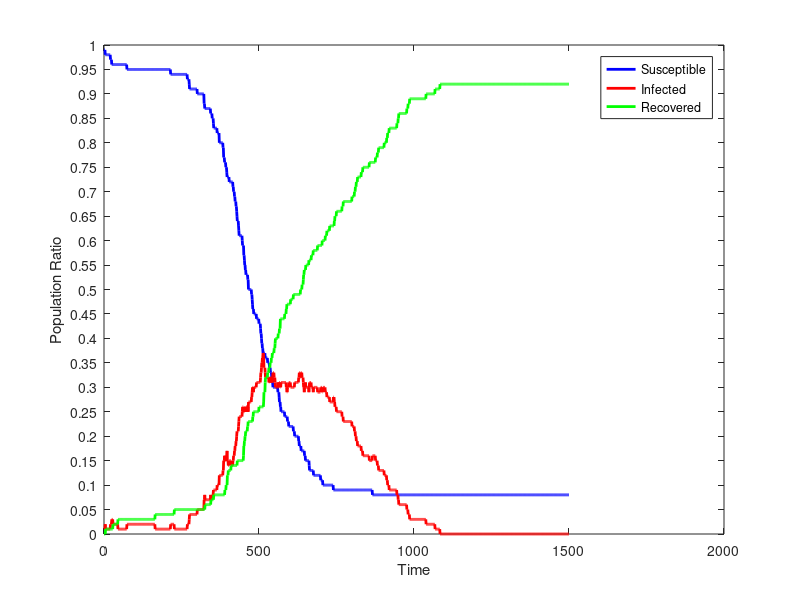

Here is the MATLAB script that generated this plot:
dynamics = [
99.0,1.0,0.0;
99.0,1.0,0.0;
99.0,1.0,0.0;
99.0,1.0,0.0;
98.0,2.0,0.0;
98.0,1.0,1.0;
98.0,1.0,1.0;
98.0,1.0,1.0;
98.0,1.0,1.0;
98.0,1.0,1.0;
98.0,1.0,1.0;
98.0,1.0,1.0;
98.0,1.0,1.0;
98.0,1.0,1.0;
98.0,1.0,1.0;
98.0,1.0,1.0;
98.0,1.0,1.0;
98.0,1.0,1.0;
98.0,1.0,1.0;
98.0,1.0,1.0;
98.0,1.0,1.0;
97.0,2.0,1.0;
97.0,2.0,1.0;
97.0,2.0,1.0;
97.0,2.0,1.0;
96.0,3.0,1.0;
96.0,3.0,1.0;
96.0,3.0,1.0;
96.0,3.0,1.0;
96.0,2.0,2.0;
96.0,2.0,2.0;
96.0,2.0,2.0;
96.0,2.0,2.0;
96.0,2.0,2.0;
96.0,2.0,2.0;
96.0,2.0,2.0;
96.0,2.0,2.0;
96.0,2.0,2.0;
96.0,2.0,2.0;
96.0,2.0,2.0;
96.0,2.0,2.0;
96.0,2.0,2.0;
96.0,2.0,2.0;
96.0,2.0,2.0;
96.0,2.0,2.0;
96.0,1.0,3.0;
96.0,1.0,3.0;
96.0,1.0,3.0;
96.0,1.0,3.0;
96.0,1.0,3.0;
96.0,1.0,3.0;
96.0,1.0,3.0;
96.0,1.0,3.0;
96.0,1.0,3.0;
96.0,1.0,3.0;
96.0,1.0,3.0;
96.0,1.0,3.0;
96.0,1.0,3.0;
96.0,1.0,3.0;
96.0,1.0,3.0;
96.0,1.0,3.0;
96.0,1.0,3.0;
96.0,1.0,3.0;
96.0,1.0,3.0;
96.0,1.0,3.0;
96.0,1.0,3.0;
96.0,1.0,3.0;
96.0,1.0,3.0;
96.0,1.0,3.0;
96.0,1.0,3.0;
96.0,1.0,3.0;
96.0,1.0,3.0;
96.0,1.0,3.0;
96.0,1.0,3.0;
95.0,2.0,3.0;
95.0,2.0,3.0;
95.0,2.0,3.0;
95.0,2.0,3.0;
95.0,2.0,3.0;
95.0,2.0,3.0;
95.0,2.0,3.0;
95.0,2.0,3.0;
95.0,2.0,3.0;
95.0,2.0,3.0;
95.0,2.0,3.0;
95.0,2.0,3.0;
95.0,2.0,3.0;
95.0,2.0,3.0;
95.0,2.0,3.0;
95.0,2.0,3.0;
95.0,2.0,3.0;
95.0,2.0,3.0;
95.0,2.0,3.0;
95.0,2.0,3.0;
95.0,2.0,3.0;
95.0,2.0,3.0;
95.0,2.0,3.0;
95.0,2.0,3.0;
95.0,2.0,3.0;
95.0,2.0,3.0;
95.0,2.0,3.0;
95.0,2.0,3.0;
95.0,2.0,3.0;
95.0,2.0,3.0;
95.0,2.0,3.0;
95.0,2.0,3.0;
95.0,2.0,3.0;
95.0,2.0,3.0;
95.0,2.0,3.0;
95.0,2.0,3.0;
95.0,2.0,3.0;
95.0,2.0,3.0;
95.0,2.0,3.0;
95.0,2.0,3.0;
95.0,2.0,3.0;
95.0,2.0,3.0;
95.0,2.0,3.0;
95.0,2.0,3.0;
95.0,2.0,3.0;
95.0,2.0,3.0;
95.0,2.0,3.0;
95.0,2.0,3.0;
95.0,2.0,3.0;
95.0,2.0,3.0;
95.0,2.0,3.0;
95.0,2.0,3.0;
95.0,2.0,3.0;
95.0,2.0,3.0;
95.0,2.0,3.0;
95.0,2.0,3.0;
95.0,2.0,3.0;
95.0,2.0,3.0;
95.0,2.0,3.0;
95.0,2.0,3.0;
95.0,2.0,3.0;
95.0,2.0,3.0;
95.0,2.0,3.0;
95.0,2.0,3.0;
95.0,2.0,3.0;
95.0,2.0,3.0;
95.0,2.0,3.0;
95.0,2.0,3.0;
95.0,2.0,3.0;
95.0,2.0,3.0;
95.0,2.0,3.0;
95.0,2.0,3.0;
95.0,2.0,3.0;
95.0,2.0,3.0;
95.0,2.0,3.0;
95.0,2.0,3.0;
95.0,2.0,3.0;
95.0,2.0,3.0;
95.0,2.0,3.0;
95.0,2.0,3.0;
95.0,2.0,3.0;
95.0,2.0,3.0;
95.0,2.0,3.0;
95.0,2.0,3.0;
95.0,2.0,3.0;
95.0,2.0,3.0;
95.0,2.0,3.0;
95.0,2.0,3.0;
95.0,2.0,3.0;
95.0,2.0,3.0;
95.0,2.0,3.0;
95.0,1.0,4.0;
95.0,1.0,4.0;
95.0,1.0,4.0;
95.0,1.0,4.0;
95.0,1.0,4.0;
95.0,1.0,4.0;
95.0,1.0,4.0;
95.0,1.0,4.0;
95.0,1.0,4.0;
95.0,1.0,4.0;
95.0,1.0,4.0;
95.0,1.0,4.0;
95.0,1.0,4.0;
95.0,1.0,4.0;
95.0,1.0,4.0;
95.0,1.0,4.0;
95.0,1.0,4.0;
95.0,1.0,4.0;
95.0,1.0,4.0;
95.0,1.0,4.0;
95.0,1.0,4.0;
95.0,1.0,4.0;
95.0,1.0,4.0;
95.0,1.0,4.0;
95.0,1.0,4.0;
95.0,1.0,4.0;
95.0,1.0,4.0;
95.0,1.0,4.0;
95.0,1.0,4.0;
95.0,1.0,4.0;
95.0,1.0,4.0;
95.0,1.0,4.0;
95.0,1.0,4.0;
95.0,1.0,4.0;
95.0,1.0,4.0;
95.0,1.0,4.0;
95.0,1.0,4.0;
95.0,1.0,4.0;
95.0,1.0,4.0;
95.0,1.0,4.0;
95.0,1.0,4.0;
95.0,1.0,4.0;
95.0,1.0,4.0;
95.0,1.0,4.0;
95.0,1.0,4.0;
95.0,1.0,4.0;
95.0,1.0,4.0;
95.0,1.0,4.0;
95.0,1.0,4.0;
95.0,1.0,4.0;
94.0,2.0,4.0;
94.0,2.0,4.0;
94.0,2.0,4.0;
94.0,2.0,4.0;
94.0,2.0,4.0;
94.0,2.0,4.0;
94.0,2.0,4.0;
94.0,2.0,4.0;
94.0,2.0,4.0;
94.0,2.0,4.0;
94.0,2.0,4.0;
94.0,2.0,4.0;
94.0,1.0,5.0;
94.0,1.0,5.0;
94.0,1.0,5.0;
94.0,1.0,5.0;
94.0,1.0,5.0;
94.0,1.0,5.0;
94.0,1.0,5.0;
94.0,1.0,5.0;
94.0,1.0,5.0;
94.0,1.0,5.0;
94.0,1.0,5.0;
94.0,1.0,5.0;
94.0,1.0,5.0;
94.0,1.0,5.0;
94.0,1.0,5.0;
94.0,1.0,5.0;
94.0,1.0,5.0;
94.0,1.0,5.0;
94.0,1.0,5.0;
94.0,1.0,5.0;
94.0,1.0,5.0;
94.0,1.0,5.0;
94.0,1.0,5.0;
94.0,1.0,5.0;
94.0,1.0,5.0;
94.0,1.0,5.0;
94.0,1.0,5.0;
94.0,1.0,5.0;
94.0,1.0,5.0;
94.0,1.0,5.0;
94.0,1.0,5.0;
94.0,1.0,5.0;
94.0,1.0,5.0;
94.0,1.0,5.0;
94.0,1.0,5.0;
94.0,1.0,5.0;
94.0,1.0,5.0;
94.0,1.0,5.0;
94.0,1.0,5.0;
94.0,1.0,5.0;
94.0,1.0,5.0;
94.0,1.0,5.0;
93.0,2.0,5.0;
93.0,2.0,5.0;
93.0,2.0,5.0;
93.0,2.0,5.0;
93.0,2.0,5.0;
93.0,2.0,5.0;
92.0,3.0,5.0;
91.0,4.0,5.0;
91.0,4.0,5.0;
91.0,4.0,5.0;
91.0,4.0,5.0;
91.0,4.0,5.0;
91.0,4.0,5.0;
91.0,4.0,5.0;
91.0,4.0,5.0;
91.0,4.0,5.0;
91.0,4.0,5.0;
91.0,4.0,5.0;
91.0,4.0,5.0;
91.0,4.0,5.0;
91.0,4.0,5.0;
91.0,4.0,5.0;
91.0,4.0,5.0;
91.0,4.0,5.0;
91.0,4.0,5.0;
91.0,4.0,5.0;
91.0,4.0,5.0;
91.0,4.0,5.0;
91.0,4.0,5.0;
91.0,4.0,5.0;
91.0,4.0,5.0;
91.0,4.0,5.0;
90.0,5.0,5.0;
90.0,5.0,5.0;
90.0,5.0,5.0;
90.0,5.0,5.0;
90.0,5.0,5.0;
90.0,5.0,5.0;
90.0,5.0,5.0;
90.0,5.0,5.0;
90.0,5.0,5.0;
90.0,5.0,5.0;
90.0,5.0,5.0;
90.0,5.0,5.0;
90.0,5.0,5.0;
90.0,5.0,5.0;
90.0,5.0,5.0;
90.0,5.0,5.0;
90.0,5.0,5.0;
90.0,5.0,5.0;
90.0,5.0,5.0;
90.0,5.0,5.0;
90.0,5.0,5.0;
90.0,5.0,5.0;
88.0,7.0,5.0;
88.0,7.0,5.0;
87.0,8.0,5.0;
87.0,7.0,6.0;
87.0,7.0,6.0;
87.0,7.0,6.0;
87.0,7.0,6.0;
87.0,7.0,6.0;
87.0,7.0,6.0;
87.0,7.0,6.0;
87.0,7.0,6.0;
87.0,7.0,6.0;
87.0,7.0,6.0;
87.0,7.0,6.0;
87.0,7.0,6.0;
87.0,7.0,6.0;
87.0,7.0,6.0;
87.0,7.0,6.0;
87.0,7.0,6.0;
87.0,7.0,6.0;
87.0,7.0,6.0;
86.0,8.0,6.0;
86.0,7.0,7.0;
86.0,7.0,7.0;
86.0,7.0,7.0;
86.0,7.0,7.0;
85.0,8.0,7.0;
85.0,8.0,7.0;
85.0,8.0,7.0;
85.0,8.0,7.0;
84.0,9.0,7.0;
83.0,9.0,8.0;
83.0,9.0,8.0;
83.0,9.0,8.0;
83.0,9.0,8.0;
83.0,9.0,8.0;
83.0,9.0,8.0;
83.0,9.0,8.0;
83.0,9.0,8.0;
83.0,9.0,8.0;
83.0,9.0,8.0;
83.0,9.0,8.0;
82.0,10.0,8.0;
82.0,10.0,8.0;
82.0,10.0,8.0;
82.0,10.0,8.0;
82.0,10.0,8.0;
82.0,10.0,8.0;
82.0,10.0,8.0;
80.0,12.0,8.0;
80.0,12.0,8.0;
80.0,12.0,8.0;
80.0,12.0,8.0;
80.0,12.0,8.0;
80.0,12.0,8.0;
80.0,12.0,8.0;
80.0,12.0,8.0;
80.0,12.0,8.0;
80.0,12.0,8.0;
80.0,12.0,8.0;
80.0,12.0,8.0;
79.0,13.0,8.0;
79.0,13.0,8.0;
77.0,15.0,8.0;
77.0,15.0,8.0;
77.0,15.0,8.0;
76.0,16.0,8.0;
76.0,15.0,9.0;
76.0,15.0,9.0;
76.0,15.0,9.0;
75.0,16.0,9.0;
75.0,15.0,10.0;
75.0,15.0,10.0;
74.0,16.0,10.0;
73.0,17.0,10.0;
73.0,15.0,12.0;
73.0,15.0,12.0;
73.0,15.0,12.0;
73.0,14.0,13.0;
73.0,14.0,13.0;
73.0,14.0,13.0;
72.0,15.0,13.0;
72.0,15.0,13.0;
72.0,15.0,13.0;
72.0,15.0,13.0;
72.0,15.0,13.0;
72.0,15.0,13.0;
72.0,14.0,14.0;
72.0,14.0,14.0;
72.0,14.0,14.0;
72.0,14.0,14.0;
72.0,14.0,14.0;
72.0,14.0,14.0;
71.0,15.0,14.0;
71.0,15.0,14.0;
70.0,16.0,14.0;
70.0,16.0,14.0;
70.0,16.0,14.0;
69.0,17.0,14.0;
69.0,17.0,14.0;
68.0,18.0,14.0;
68.0,18.0,14.0;
68.0,18.0,14.0;
67.0,19.0,14.0;
67.0,19.0,14.0;
66.0,20.0,14.0;
65.0,21.0,14.0;
64.0,21.0,15.0;
64.0,21.0,15.0;
64.0,21.0,15.0;
64.0,21.0,15.0;
63.0,22.0,15.0;
62.0,23.0,15.0;
61.0,24.0,15.0;
61.0,24.0,15.0;
61.0,24.0,15.0;
61.0,24.0,15.0;
61.0,24.0,15.0;
61.0,24.0,15.0;
61.0,24.0,15.0;
61.0,24.0,15.0;
61.0,24.0,15.0;
61.0,24.0,15.0;
60.0,25.0,15.0;
59.0,26.0,15.0;
59.0,26.0,15.0;
59.0,26.0,15.0;
59.0,25.0,16.0;
57.0,25.0,18.0;
57.0,25.0,18.0;
56.0,25.0,19.0;
55.0,26.0,19.0;
55.0,25.0,20.0;
54.0,26.0,20.0;
54.0,25.0,21.0;
53.0,26.0,21.0;
53.0,26.0,21.0;
53.0,26.0,21.0;
53.0,26.0,21.0;
53.0,26.0,21.0;
53.0,25.0,22.0;
52.0,26.0,22.0;
52.0,25.0,23.0;
50.0,27.0,23.0;
50.0,27.0,23.0;
50.0,27.0,23.0;
50.0,27.0,23.0;
50.0,27.0,23.0;
50.0,27.0,23.0;
50.0,27.0,23.0;
50.0,27.0,23.0;
50.0,27.0,23.0;
50.0,27.0,23.0;
49.0,28.0,23.0;
49.0,28.0,23.0;
48.0,29.0,23.0;
47.0,30.0,23.0;
46.0,30.0,24.0;
46.0,30.0,24.0;
46.0,29.0,25.0;
45.0,30.0,25.0;
45.0,30.0,25.0;
45.0,30.0,25.0;
45.0,30.0,25.0;
45.0,30.0,25.0;
45.0,30.0,25.0;
45.0,30.0,25.0;
45.0,30.0,25.0;
45.0,30.0,25.0;
44.0,31.0,25.0;
44.0,31.0,25.0;
44.0,31.0,25.0;
44.0,31.0,25.0;
44.0,31.0,25.0;
44.0,31.0,25.0;
44.0,31.0,25.0;
44.0,31.0,25.0;
43.0,31.0,26.0;
43.0,31.0,26.0;
43.0,31.0,26.0;
43.0,31.0,26.0;
43.0,31.0,26.0;
42.0,32.0,26.0;
41.0,33.0,26.0;
41.0,33.0,26.0;
40.0,34.0,26.0;
39.0,35.0,26.0;
39.0,35.0,26.0;
38.0,36.0,26.0;
38.0,36.0,26.0;
37.0,37.0,26.0;
37.0,37.0,26.0;
37.0,36.0,27.0;
37.0,34.0,29.0;
37.0,34.0,29.0;
37.0,34.0,29.0;
37.0,34.0,29.0;
36.0,33.0,31.0;
36.0,32.0,32.0;
36.0,32.0,32.0;
36.0,32.0,32.0;
36.0,32.0,32.0;
36.0,32.0,32.0;
36.0,32.0,32.0;
36.0,32.0,32.0;
35.0,32.0,33.0;
35.0,32.0,33.0;
35.0,32.0,33.0;
35.0,32.0,33.0;
35.0,31.0,34.0;
35.0,31.0,34.0;
34.0,32.0,34.0;
34.0,32.0,34.0;
34.0,31.0,35.0;
33.0,32.0,35.0;
33.0,32.0,35.0;
33.0,32.0,35.0;
33.0,31.0,36.0;
32.0,32.0,36.0;
32.0,32.0,36.0;
32.0,31.0,37.0;
31.0,32.0,37.0;
30.0,33.0,37.0;
30.0,33.0,37.0;
30.0,33.0,37.0;
30.0,33.0,37.0;
30.0,32.0,38.0;
30.0,32.0,38.0;
30.0,32.0,38.0;
30.0,31.0,39.0;
30.0,30.0,40.0;
30.0,30.0,40.0;
30.0,30.0,40.0;
30.0,30.0,40.0;
30.0,30.0,40.0;
30.0,30.0,40.0;
30.0,30.0,40.0;
30.0,30.0,40.0;
29.0,31.0,40.0;
29.0,30.0,41.0;
29.0,30.0,41.0;
29.0,30.0,41.0;
28.0,31.0,41.0;
27.0,31.0,42.0;
27.0,31.0,42.0;
27.0,31.0,42.0;
26.0,30.0,44.0;
26.0,30.0,44.0;
25.0,31.0,44.0;
25.0,31.0,44.0;
25.0,31.0,44.0;
25.0,31.0,44.0;
25.0,31.0,44.0;
25.0,31.0,44.0;
25.0,31.0,44.0;
25.0,31.0,44.0;
25.0,31.0,44.0;
25.0,31.0,44.0;
25.0,31.0,44.0;
25.0,31.0,44.0;
24.0,31.0,45.0;
24.0,31.0,45.0;
24.0,31.0,45.0;
24.0,31.0,45.0;
24.0,31.0,45.0;
24.0,30.0,46.0;
24.0,30.0,46.0;
24.0,29.0,47.0;
24.0,29.0,47.0;
23.0,30.0,47.0;
23.0,30.0,47.0;
23.0,30.0,47.0;
23.0,30.0,47.0;
22.0,31.0,47.0;
22.0,31.0,47.0;
22.0,31.0,47.0;
22.0,31.0,47.0;
22.0,31.0,47.0;
22.0,31.0,47.0;
22.0,30.0,48.0;
22.0,30.0,48.0;
22.0,30.0,48.0;
22.0,30.0,48.0;
22.0,30.0,48.0;
22.0,30.0,48.0;
22.0,30.0,48.0;
22.0,30.0,48.0;
22.0,30.0,48.0;
21.0,30.0,49.0;
21.0,30.0,49.0;
21.0,30.0,49.0;
21.0,30.0,49.0;
20.0,31.0,49.0;
20.0,31.0,49.0;
20.0,31.0,49.0;
20.0,31.0,49.0;
20.0,31.0,49.0;
20.0,31.0,49.0;
20.0,31.0,49.0;
20.0,31.0,49.0;
20.0,31.0,49.0;
20.0,31.0,49.0;
20.0,31.0,49.0;
20.0,31.0,49.0;
20.0,31.0,49.0;
19.0,32.0,49.0;
19.0,32.0,49.0;
18.0,33.0,49.0;
18.0,33.0,49.0;
18.0,33.0,49.0;
18.0,33.0,49.0;
18.0,32.0,50.0;
18.0,32.0,50.0;
17.0,33.0,50.0;
17.0,33.0,50.0;
17.0,33.0,50.0;
17.0,32.0,51.0;
17.0,32.0,51.0;
17.0,32.0,51.0;
17.0,32.0,51.0;
17.0,31.0,52.0;
17.0,30.0,53.0;
17.0,30.0,53.0;
17.0,29.0,54.0;
16.0,30.0,54.0;
16.0,30.0,54.0;
16.0,30.0,54.0;
15.0,31.0,54.0;
15.0,30.0,55.0;
15.0,30.0,55.0;
15.0,30.0,55.0;
15.0,30.0,55.0;
15.0,30.0,55.0;
15.0,30.0,55.0;
15.0,30.0,55.0;
15.0,30.0,55.0;
15.0,30.0,55.0;
15.0,30.0,55.0;
15.0,29.0,56.0;
14.0,30.0,56.0;
13.0,31.0,56.0;
13.0,31.0,56.0;
13.0,31.0,56.0;
13.0,31.0,56.0;
13.0,31.0,56.0;
13.0,31.0,56.0;
13.0,30.0,57.0;
13.0,30.0,57.0;
13.0,30.0,57.0;
13.0,30.0,57.0;
13.0,30.0,57.0;
13.0,30.0,57.0;
13.0,29.0,58.0;
12.0,30.0,58.0;
12.0,30.0,58.0;
12.0,30.0,58.0;
12.0,30.0,58.0;
12.0,30.0,58.0;
12.0,30.0,58.0;
12.0,30.0,58.0;
12.0,30.0,58.0;
12.0,30.0,58.0;
12.0,30.0,58.0;
12.0,30.0,58.0;
12.0,30.0,58.0;
12.0,30.0,58.0;
12.0,29.0,59.0;
12.0,29.0,59.0;
12.0,29.0,59.0;
12.0,29.0,59.0;
12.0,29.0,59.0;
12.0,29.0,59.0;
12.0,29.0,59.0;
12.0,29.0,59.0;
12.0,29.0,59.0;
12.0,29.0,59.0;
11.0,30.0,59.0;
11.0,30.0,59.0;
11.0,30.0,59.0;
11.0,30.0,59.0;
11.0,30.0,59.0;
11.0,29.0,60.0;
11.0,29.0,60.0;
10.0,30.0,60.0;
10.0,30.0,60.0;
10.0,30.0,60.0;
10.0,30.0,60.0;
10.0,30.0,60.0;
10.0,30.0,60.0;
10.0,30.0,60.0;
10.0,30.0,60.0;
10.0,29.0,61.0;
10.0,29.0,61.0;
10.0,29.0,61.0;
10.0,29.0,61.0;
10.0,29.0,61.0;
10.0,28.0,62.0;
10.0,28.0,62.0;
10.0,28.0,62.0;
10.0,28.0,62.0;
10.0,28.0,62.0;
10.0,28.0,62.0;
10.0,28.0,62.0;
10.0,28.0,62.0;
10.0,28.0,62.0;
10.0,27.0,63.0;
10.0,27.0,63.0;
10.0,27.0,63.0;
10.0,27.0,63.0;
10.0,27.0,63.0;
10.0,27.0,63.0;
10.0,27.0,63.0;
10.0,27.0,63.0;
10.0,27.0,63.0;
10.0,27.0,63.0;
10.0,27.0,63.0;
10.0,27.0,63.0;
9.0,28.0,63.0;
9.0,28.0,63.0;
9.0,28.0,63.0;
9.0,27.0,64.0;
9.0,27.0,64.0;
9.0,26.0,65.0;
9.0,26.0,65.0;
9.0,26.0,65.0;
9.0,26.0,65.0;
9.0,26.0,65.0;
9.0,25.0,66.0;
9.0,25.0,66.0;
9.0,25.0,66.0;
9.0,25.0,66.0;
9.0,25.0,66.0;
9.0,25.0,66.0;
9.0,25.0,66.0;
9.0,25.0,66.0;
9.0,25.0,66.0;
9.0,25.0,66.0;
9.0,25.0,66.0;
9.0,25.0,66.0;
9.0,25.0,66.0;
9.0,25.0,66.0;
9.0,25.0,66.0;
9.0,25.0,66.0;
9.0,25.0,66.0;
9.0,25.0,66.0;
9.0,24.0,67.0;
9.0,24.0,67.0;
9.0,24.0,67.0;
9.0,24.0,67.0;
9.0,23.0,68.0;
9.0,23.0,68.0;
9.0,23.0,68.0;
9.0,23.0,68.0;
9.0,23.0,68.0;
9.0,23.0,68.0;
9.0,23.0,68.0;
9.0,23.0,68.0;
9.0,23.0,68.0;
9.0,23.0,68.0;
9.0,23.0,68.0;
9.0,23.0,68.0;
9.0,23.0,68.0;
9.0,23.0,68.0;
9.0,23.0,68.0;
9.0,23.0,68.0;
9.0,23.0,68.0;
9.0,23.0,68.0;
9.0,23.0,68.0;
9.0,23.0,68.0;
9.0,23.0,68.0;
9.0,23.0,68.0;
9.0,23.0,68.0;
9.0,23.0,68.0;
9.0,23.0,68.0;
9.0,23.0,68.0;
9.0,23.0,68.0;
9.0,23.0,68.0;
9.0,22.0,69.0;
9.0,22.0,69.0;
9.0,22.0,69.0;
9.0,22.0,69.0;
9.0,22.0,69.0;
9.0,22.0,69.0;
9.0,22.0,69.0;
9.0,22.0,69.0;
9.0,21.0,70.0;
9.0,21.0,70.0;
9.0,21.0,70.0;
9.0,20.0,71.0;
9.0,20.0,71.0;
9.0,20.0,71.0;
9.0,19.0,72.0;
9.0,19.0,72.0;
9.0,19.0,72.0;
9.0,19.0,72.0;
9.0,18.0,73.0;
9.0,18.0,73.0;
9.0,18.0,73.0;
9.0,18.0,73.0;
9.0,18.0,73.0;
9.0,18.0,73.0;
9.0,18.0,73.0;
9.0,18.0,73.0;
9.0,18.0,73.0;
9.0,18.0,73.0;
9.0,18.0,73.0;
9.0,18.0,73.0;
9.0,17.0,74.0;
9.0,17.0,74.0;
9.0,17.0,74.0;
9.0,17.0,74.0;
9.0,17.0,74.0;
9.0,16.0,75.0;
9.0,16.0,75.0;
9.0,16.0,75.0;
9.0,16.0,75.0;
9.0,16.0,75.0;
9.0,16.0,75.0;
9.0,16.0,75.0;
9.0,16.0,75.0;
9.0,16.0,75.0;
9.0,16.0,75.0;
9.0,16.0,75.0;
9.0,16.0,75.0;
9.0,16.0,75.0;
9.0,16.0,75.0;
9.0,16.0,75.0;
9.0,16.0,75.0;
9.0,16.0,75.0;
9.0,16.0,75.0;
9.0,16.0,75.0;
9.0,16.0,75.0;
9.0,16.0,75.0;
9.0,15.0,76.0;
9.0,15.0,76.0;
9.0,15.0,76.0;
9.0,15.0,76.0;
9.0,15.0,76.0;
9.0,15.0,76.0;
9.0,15.0,76.0;
9.0,15.0,76.0;
9.0,15.0,76.0;
9.0,15.0,76.0;
8.0,16.0,76.0;
8.0,16.0,76.0;
8.0,16.0,76.0;
8.0,16.0,76.0;
8.0,16.0,76.0;
8.0,16.0,76.0;
8.0,16.0,76.0;
8.0,16.0,76.0;
8.0,16.0,76.0;
8.0,16.0,76.0;
8.0,15.0,77.0;
8.0,15.0,77.0;
8.0,15.0,77.0;
8.0,15.0,77.0;
8.0,15.0,77.0;
8.0,15.0,77.0;
8.0,14.0,78.0;
8.0,14.0,78.0;
8.0,14.0,78.0;
8.0,14.0,78.0;
8.0,13.0,79.0;
8.0,13.0,79.0;
8.0,13.0,79.0;
8.0,13.0,79.0;
8.0,13.0,79.0;
8.0,13.0,79.0;
8.0,13.0,79.0;
8.0,13.0,79.0;
8.0,13.0,79.0;
8.0,13.0,79.0;
8.0,13.0,79.0;
8.0,13.0,79.0;
8.0,13.0,79.0;
8.0,13.0,79.0;
8.0,13.0,79.0;
8.0,13.0,79.0;
8.0,13.0,79.0;
8.0,13.0,79.0;
8.0,12.0,80.0;
8.0,12.0,80.0;
8.0,12.0,80.0;
8.0,12.0,80.0;
8.0,12.0,80.0;
8.0,12.0,80.0;
8.0,12.0,80.0;
8.0,12.0,80.0;
8.0,11.0,81.0;
8.0,11.0,81.0;
8.0,11.0,81.0;
8.0,10.0,82.0;
8.0,10.0,82.0;
8.0,10.0,82.0;
8.0,10.0,82.0;
8.0,10.0,82.0;
8.0,9.0,83.0;
8.0,9.0,83.0;
8.0,9.0,83.0;
8.0,9.0,83.0;
8.0,9.0,83.0;
8.0,9.0,83.0;
8.0,9.0,83.0;
8.0,9.0,83.0;
8.0,9.0,83.0;
8.0,9.0,83.0;
8.0,9.0,83.0;
8.0,9.0,83.0;
8.0,9.0,83.0;
8.0,9.0,83.0;
8.0,9.0,83.0;
8.0,9.0,83.0;
8.0,9.0,83.0;
8.0,9.0,83.0;
8.0,9.0,83.0;
8.0,9.0,83.0;
8.0,9.0,83.0;
8.0,9.0,83.0;
8.0,9.0,83.0;
8.0,9.0,83.0;
8.0,9.0,83.0;
8.0,8.0,84.0;
8.0,8.0,84.0;
8.0,8.0,84.0;
8.0,8.0,84.0;
8.0,7.0,85.0;
8.0,7.0,85.0;
8.0,6.0,86.0;
8.0,6.0,86.0;
8.0,6.0,86.0;
8.0,6.0,86.0;
8.0,6.0,86.0;
8.0,6.0,86.0;
8.0,6.0,86.0;
8.0,6.0,86.0;
8.0,6.0,86.0;
8.0,6.0,86.0;
8.0,6.0,86.0;
8.0,6.0,86.0;
8.0,6.0,86.0;
8.0,6.0,86.0;
8.0,6.0,86.0;
8.0,6.0,86.0;
8.0,6.0,86.0;
8.0,6.0,86.0;
8.0,6.0,86.0;
8.0,6.0,86.0;
8.0,6.0,86.0;
8.0,6.0,86.0;
8.0,6.0,86.0;
8.0,6.0,86.0;
8.0,6.0,86.0;
8.0,6.0,86.0;
8.0,5.0,87.0;
8.0,5.0,87.0;
8.0,5.0,87.0;
8.0,5.0,87.0;
8.0,4.0,88.0;
8.0,4.0,88.0;
8.0,4.0,88.0;
8.0,4.0,88.0;
8.0,4.0,88.0;
8.0,3.0,89.0;
8.0,3.0,89.0;
8.0,3.0,89.0;
8.0,3.0,89.0;
8.0,3.0,89.0;
8.0,3.0,89.0;
8.0,3.0,89.0;
8.0,3.0,89.0;
8.0,3.0,89.0;
8.0,3.0,89.0;
8.0,3.0,89.0;
8.0,3.0,89.0;
8.0,3.0,89.0;
8.0,3.0,89.0;
8.0,3.0,89.0;
8.0,3.0,89.0;
8.0,3.0,89.0;
8.0,3.0,89.0;
8.0,3.0,89.0;
8.0,3.0,89.0;
8.0,3.0,89.0;
8.0,3.0,89.0;
8.0,3.0,89.0;
8.0,3.0,89.0;
8.0,3.0,89.0;
8.0,3.0,89.0;
8.0,3.0,89.0;
8.0,3.0,89.0;
8.0,3.0,89.0;
8.0,3.0,89.0;
8.0,3.0,89.0;
8.0,3.0,89.0;
8.0,3.0,89.0;
8.0,3.0,89.0;
8.0,3.0,89.0;
8.0,3.0,89.0;
8.0,3.0,89.0;
8.0,3.0,89.0;
8.0,3.0,89.0;
8.0,3.0,89.0;
8.0,3.0,89.0;
8.0,3.0,89.0;
8.0,3.0,89.0;
8.0,3.0,89.0;
8.0,3.0,89.0;
8.0,3.0,89.0;
8.0,3.0,89.0;
8.0,3.0,89.0;
8.0,3.0,89.0;
8.0,3.0,89.0;
8.0,3.0,89.0;
8.0,3.0,89.0;
8.0,3.0,89.0;
8.0,2.0,90.0;
8.0,2.0,90.0;
8.0,2.0,90.0;
8.0,2.0,90.0;
8.0,2.0,90.0;
8.0,2.0,90.0;
8.0,2.0,90.0;
8.0,2.0,90.0;
8.0,2.0,90.0;
8.0,2.0,90.0;
8.0,2.0,90.0;
8.0,2.0,90.0;
8.0,2.0,90.0;
8.0,2.0,90.0;
8.0,2.0,90.0;
8.0,2.0,90.0;
8.0,2.0,90.0;
8.0,2.0,90.0;
8.0,2.0,90.0;
8.0,2.0,90.0;
8.0,2.0,90.0;
8.0,2.0,90.0;
8.0,2.0,90.0;
8.0,2.0,90.0;
8.0,2.0,90.0;
8.0,2.0,90.0;
8.0,2.0,90.0;
8.0,2.0,90.0;
8.0,2.0,90.0;
8.0,1.0,91.0;
8.0,1.0,91.0;
8.0,1.0,91.0;
8.0,1.0,91.0;
8.0,1.0,91.0;
8.0,1.0,91.0;
8.0,1.0,91.0;
8.0,1.0,91.0;
8.0,1.0,91.0;
8.0,1.0,91.0;
8.0,1.0,91.0;
8.0,1.0,91.0;
8.0,1.0,91.0;
8.0,1.0,91.0;
8.0,1.0,91.0;
8.0,1.0,91.0;
8.0,0.0,92.0;
8.0,0.0,92.0;
8.0,0.0,92.0;
8.0,0.0,92.0;
8.0,0.0,92.0;
8.0,0.0,92.0;
8.0,0.0,92.0;
8.0,0.0,92.0;
8.0,0.0,92.0;
8.0,0.0,92.0;
8.0,0.0,92.0;
8.0,0.0,92.0;
8.0,0.0,92.0;
8.0,0.0,92.0;
8.0,0.0,92.0;
8.0,0.0,92.0;
8.0,0.0,92.0;
8.0,0.0,92.0;
8.0,0.0,92.0;
8.0,0.0,92.0;
8.0,0.0,92.0;
8.0,0.0,92.0;
8.0,0.0,92.0;
8.0,0.0,92.0;
8.0,0.0,92.0;
8.0,0.0,92.0;
8.0,0.0,92.0;
8.0,0.0,92.0;
8.0,0.0,92.0;
8.0,0.0,92.0;
8.0,0.0,92.0;
8.0,0.0,92.0;
8.0,0.0,92.0;
8.0,0.0,92.0;
8.0,0.0,92.0;
8.0,0.0,92.0;
8.0,0.0,92.0;
8.0,0.0,92.0;
8.0,0.0,92.0;
8.0,0.0,92.0;
8.0,0.0,92.0;
8.0,0.0,92.0;
8.0,0.0,92.0;
8.0,0.0,92.0;
8.0,0.0,92.0;
8.0,0.0,92.0;
8.0,0.0,92.0;
8.0,0.0,92.0;
8.0,0.0,92.0;
8.0,0.0,92.0;
8.0,0.0,92.0;
8.0,0.0,92.0;
8.0,0.0,92.0;
8.0,0.0,92.0;
8.0,0.0,92.0;
8.0,0.0,92.0;
8.0,0.0,92.0;
8.0,0.0,92.0;
8.0,0.0,92.0;
8.0,0.0,92.0;
8.0,0.0,92.0;
8.0,0.0,92.0;
8.0,0.0,92.0;
8.0,0.0,92.0;
8.0,0.0,92.0;
8.0,0.0,92.0;
8.0,0.0,92.0;
8.0,0.0,92.0;
8.0,0.0,92.0;
8.0,0.0,92.0;
8.0,0.0,92.0;
8.0,0.0,92.0;
8.0,0.0,92.0;
8.0,0.0,92.0;
8.0,0.0,92.0;
8.0,0.0,92.0;
8.0,0.0,92.0;
8.0,0.0,92.0;
8.0,0.0,92.0;
8.0,0.0,92.0;
8.0,0.0,92.0;
8.0,0.0,92.0;
8.0,0.0,92.0;
8.0,0.0,92.0;
8.0,0.0,92.0;
8.0,0.0,92.0;
8.0,0.0,92.0;
8.0,0.0,92.0;
8.0,0.0,92.0;
8.0,0.0,92.0;
8.0,0.0,92.0;
8.0,0.0,92.0;
8.0,0.0,92.0;
8.0,0.0,92.0;
8.0,0.0,92.0;
8.0,0.0,92.0;
8.0,0.0,92.0;
8.0,0.0,92.0;
8.0,0.0,92.0;
8.0,0.0,92.0;
8.0,0.0,92.0;
8.0,0.0,92.0;
8.0,0.0,92.0;
8.0,0.0,92.0;
8.0,0.0,92.0;
8.0,0.0,92.0;
8.0,0.0,92.0;
8.0,0.0,92.0;
8.0,0.0,92.0;
8.0,0.0,92.0;
8.0,0.0,92.0;
8.0,0.0,92.0;
8.0,0.0,92.0;
8.0,0.0,92.0;
8.0,0.0,92.0;
8.0,0.0,92.0;
8.0,0.0,92.0;
8.0,0.0,92.0;
8.0,0.0,92.0;
8.0,0.0,92.0;
8.0,0.0,92.0;
8.0,0.0,92.0;
8.0,0.0,92.0;
8.0,0.0,92.0;
8.0,0.0,92.0;
8.0,0.0,92.0;
8.0,0.0,92.0;
8.0,0.0,92.0;
8.0,0.0,92.0;
8.0,0.0,92.0;
8.0,0.0,92.0;
8.0,0.0,92.0;
8.0,0.0,92.0;
8.0,0.0,92.0;
8.0,0.0,92.0;
8.0,0.0,92.0;
8.0,0.0,92.0;
8.0,0.0,92.0;
8.0,0.0,92.0;
8.0,0.0,92.0;
8.0,0.0,92.0;
8.0,0.0,92.0;
8.0,0.0,92.0;
8.0,0.0,92.0;
8.0,0.0,92.0;
8.0,0.0,92.0;
8.0,0.0,92.0;
8.0,0.0,92.0;
8.0,0.0,92.0;
8.0,0.0,92.0;
8.0,0.0,92.0;
8.0,0.0,92.0;
8.0,0.0,92.0;
8.0,0.0,92.0;
8.0,0.0,92.0;
8.0,0.0,92.0;
8.0,0.0,92.0;
8.0,0.0,92.0;
8.0,0.0,92.0;
8.0,0.0,92.0;
8.0,0.0,92.0;
8.0,0.0,92.0;
8.0,0.0,92.0;
8.0,0.0,92.0;
8.0,0.0,92.0;
8.0,0.0,92.0;
8.0,0.0,92.0;
8.0,0.0,92.0;
8.0,0.0,92.0;
8.0,0.0,92.0;
8.0,0.0,92.0;
8.0,0.0,92.0;
8.0,0.0,92.0;
8.0,0.0,92.0;
8.0,0.0,92.0;
8.0,0.0,92.0;
8.0,0.0,92.0;
8.0,0.0,92.0;
8.0,0.0,92.0;
8.0,0.0,92.0;
8.0,0.0,92.0;
8.0,0.0,92.0;
8.0,0.0,92.0;
8.0,0.0,92.0;
8.0,0.0,92.0;
8.0,0.0,92.0;
8.0,0.0,92.0;
8.0,0.0,92.0;
8.0,0.0,92.0;
8.0,0.0,92.0;
8.0,0.0,92.0;
8.0,0.0,92.0;
8.0,0.0,92.0;
8.0,0.0,92.0;
8.0,0.0,92.0;
8.0,0.0,92.0;
8.0,0.0,92.0;
8.0,0.0,92.0;
8.0,0.0,92.0;
8.0,0.0,92.0;
8.0,0.0,92.0;
8.0,0.0,92.0;
8.0,0.0,92.0;
8.0,0.0,92.0;
8.0,0.0,92.0;
8.0,0.0,92.0;
8.0,0.0,92.0;
8.0,0.0,92.0;
8.0,0.0,92.0;
8.0,0.0,92.0;
8.0,0.0,92.0;
8.0,0.0,92.0;
8.0,0.0,92.0;
8.0,0.0,92.0;
8.0,0.0,92.0;
8.0,0.0,92.0;
8.0,0.0,92.0;
8.0,0.0,92.0;
8.0,0.0,92.0;
8.0,0.0,92.0;
8.0,0.0,92.0;
8.0,0.0,92.0;
8.0,0.0,92.0;
8.0,0.0,92.0;
8.0,0.0,92.0;
8.0,0.0,92.0;
8.0,0.0,92.0;
8.0,0.0,92.0;
8.0,0.0,92.0;
8.0,0.0,92.0;
8.0,0.0,92.0;
8.0,0.0,92.0;
8.0,0.0,92.0;
8.0,0.0,92.0;
8.0,0.0,92.0;
8.0,0.0,92.0;
8.0,0.0,92.0;
8.0,0.0,92.0;
8.0,0.0,92.0;
8.0,0.0,92.0;
8.0,0.0,92.0;
8.0,0.0,92.0;
8.0,0.0,92.0;
8.0,0.0,92.0;
8.0,0.0,92.0;
8.0,0.0,92.0;
8.0,0.0,92.0;
8.0,0.0,92.0;
8.0,0.0,92.0;
8.0,0.0,92.0;
8.0,0.0,92.0;
8.0,0.0,92.0;
8.0,0.0,92.0;
8.0,0.0,92.0;
8.0,0.0,92.0;
8.0,0.0,92.0;
8.0,0.0,92.0;
8.0,0.0,92.0;
8.0,0.0,92.0;
8.0,0.0,92.0;
8.0,0.0,92.0;
8.0,0.0,92.0;
8.0,0.0,92.0;
8.0,0.0,92.0;
8.0,0.0,92.0;
8.0,0.0,92.0;
8.0,0.0,92.0;
8.0,0.0,92.0;
8.0,0.0,92.0;
8.0,0.0,92.0;
8.0,0.0,92.0;
8.0,0.0,92.0;
8.0,0.0,92.0;
8.0,0.0,92.0;
8.0,0.0,92.0;
8.0,0.0,92.0;
8.0,0.0,92.0;
8.0,0.0,92.0;
8.0,0.0,92.0;
8.0,0.0,92.0;
8.0,0.0,92.0;
8.0,0.0,92.0;
8.0,0.0,92.0;
8.0,0.0,92.0;
8.0,0.0,92.0;
8.0,0.0,92.0;
8.0,0.0,92.0;
8.0,0.0,92.0;
8.0,0.0,92.0;
8.0,0.0,92.0;
8.0,0.0,92.0;
8.0,0.0,92.0;
8.0,0.0,92.0;
8.0,0.0,92.0;
8.0,0.0,92.0;
8.0,0.0,92.0;
8.0,0.0,92.0;
8.0,0.0,92.0;
8.0,0.0,92.0;
8.0,0.0,92.0;
8.0,0.0,92.0;
8.0,0.0,92.0;
8.0,0.0,92.0;
8.0,0.0,92.0;
8.0,0.0,92.0;
8.0,0.0,92.0;
8.0,0.0,92.0;
8.0,0.0,92.0;
8.0,0.0,92.0;
8.0,0.0,92.0;
8.0,0.0,92.0;
8.0,0.0,92.0;
8.0,0.0,92.0;
8.0,0.0,92.0;
8.0,0.0,92.0;
8.0,0.0,92.0;
8.0,0.0,92.0;
8.0,0.0,92.0;
8.0,0.0,92.0;
8.0,0.0,92.0;
8.0,0.0,92.0;
8.0,0.0,92.0;
8.0,0.0,92.0;
8.0,0.0,92.0;
8.0,0.0,92.0;
8.0,0.0,92.0;
8.0,0.0,92.0;
8.0,0.0,92.0;
8.0,0.0,92.0;
8.0,0.0,92.0;
8.0,0.0,92.0;
8.0,0.0,92.0;
8.0,0.0,92.0;
8.0,0.0,92.0;
8.0,0.0,92.0;
8.0,0.0,92.0;
8.0,0.0,92.0;
8.0,0.0,92.0;
8.0,0.0,92.0;
8.0,0.0,92.0;
8.0,0.0,92.0;
8.0,0.0,92.0;
8.0,0.0,92.0;
8.0,0.0,92.0;
8.0,0.0,92.0;
8.0,0.0,92.0;
8.0,0.0,92.0;
8.0,0.0,92.0;
8.0,0.0,92.0;
8.0,0.0,92.0;
8.0,0.0,92.0;
8.0,0.0,92.0;
8.0,0.0,92.0;
8.0,0.0,92.0;
8.0,0.0,92.0;
8.0,0.0,92.0;
8.0,0.0,92.0;
8.0,0.0,92.0;
8.0,0.0,92.0;
8.0,0.0,92.0;
8.0,0.0,92.0;
8.0,0.0,92.0;
8.0,0.0,92.0;
8.0,0.0,92.0;
8.0,0.0,92.0;
8.0,0.0,92.0;
8.0,0.0,92.0;
8.0,0.0,92.0;
8.0,0.0,92.0;
8.0,0.0,92.0;
8.0,0.0,92.0;
8.0,0.0,92.0;
8.0,0.0,92.0;
8.0,0.0,92.0;
8.0,0.0,92.0;
8.0,0.0,92.0;
8.0,0.0,92.0;
8.0,0.0,92.0;
8.0,0.0,92.0;
8.0,0.0,92.0;
8.0,0.0,92.0;
8.0,0.0,92.0;
8.0,0.0,92.0;
8.0,0.0,92.0;
8.0,0.0,92.0;
8.0,0.0,92.0;
8.0,0.0,92.0;
8.0,0.0,92.0;
8.0,0.0,92.0;
8.0,0.0,92.0;
8.0,0.0,92.0;
8.0,0.0,92.0;
8.0,0.0,92.0;
8.0,0.0,92.0;
8.0,0.0,92.0;
8.0,0.0,92.0;
8.0,0.0,92.0;
8.0,0.0,92.0;
8.0,0.0,92.0;
8.0,0.0,92.0;
8.0,0.0,92.0;
8.0,0.0,92.0;
8.0,0.0,92.0;
8.0,0.0,92.0;
8.0,0.0,92.0;
8.0,0.0,92.0;
8.0,0.0,92.0;
8.0,0.0,92.0;
8.0,0.0,92.0;
8.0,0.0,92.0;
8.0,0.0,92.0;
8.0,0.0,92.0;
8.0,0.0,92.0;
8.0,0.0,92.0;
8.0,0.0,92.0;
8.0,0.0,92.0;
8.0,0.0,92.0;
];
susceptible = dynamics (:, 1);
infected = dynamics (:, 2);
recovered = dynamics (:, 3);
totalPopulation = susceptible(1) + infected(1) + recovered(1);
susceptibleRatio = susceptible ./ totalPopulation;
infectedRatio = infected ./ totalPopulation;
recoveredRatio = recovered ./ totalPopulation;
steps = length (susceptible);
indices = 0 : steps - 1;
figure
plot (indices, susceptibleRatio.', 'color', 'blue', 'linewidth', 2);
hold on
plot (indices, infectedRatio.', 'color', 'red', 'linewidth', 2);
hold on
plot (indices, recoveredRatio.', 'color', 'green', 'linewidth', 2);
set(gca,'YTick',0:0.05:1.0);
xlabel ('Time');
ylabel ('Population Ratio');
legend('Susceptible','Infected', 'Recovered');
